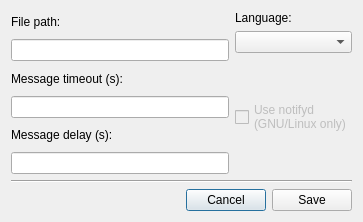
<?xml version="1.0" encoding="UTF-8"?>
<ui version="4.0">
 <class>Dialog</class>
 <widget class="QDialog" name="Dialog">
  <property name="windowModality">
   <enum>Qt::ApplicationModal</enum>
  </property>
  <property name="geometry">
   <rect>
    <x>0</x>
    <y>0</y>
    <width>363</width>
    <height>222</height>
   </rect>
  </property>
  <property name="windowTitle">
   <string>Preferences</string>
  </property>
  <property name="windowIcon">
   <iconset>
    <normaloff>icon.png</normaloff>icon.png</iconset>
  </property>
  <layout class="QVBoxLayout" name="verticalLayout_8">
   <item>
    <layout class="QHBoxLayout" name="horizontalLayout_2">
     <item>
      <layout class="QVBoxLayout" name="verticalLayout_6">
       <item>
        <layout class="QVBoxLayout" name="verticalLayout_3">
         <item>
          <widget class="QLabel" name="fileLabel">
           <property name="text">
            <string>File path:</string>
           </property>
          </widget>
         </item>
         <item>
          <widget class="QLineEdit" name="fileLineEdit">
           <property name="readOnly">
            <bool>true</bool>
           </property>
          </widget>
         </item>
        </layout>
       </item>
       <item>
        <layout class="QVBoxLayout" name="verticalLayout_4">
         <item>
          <widget class="QLabel" name="timeoutLabel">
           <property name="text">
            <string>Message timeout (s):</string>
           </property>
          </widget>
         </item>
         <item>
          <widget class="QLineEdit" name="timeoutLineEdit">
           <property name="text">
            <string/>
           </property>
          </widget>
         </item>
        </layout>
       </item>
       <item>
        <layout class="QVBoxLayout" name="verticalLayout_5">
         <item>
          <widget class="QLabel" name="delayLabel">
           <property name="text">
            <string>Message delay (s):</string>
           </property>
          </widget>
         </item>
         <item>
          <widget class="QLineEdit" name="delayLineEdit">
           <property name="text">
            <string/>
           </property>
          </widget>
         </item>
        </layout>
       </item>
      </layout>
     </item>
     <item>
      <layout class="QVBoxLayout" name="verticalLayout_7">
       <item>
        <layout class="QVBoxLayout" name="verticalLayout_2">
         <item>
          <widget class="QLabel" name="label_2">
           <property name="text">
            <string>Language:</string>
           </property>
          </widget>
         </item>
         <item>
          <widget class="QComboBox" name="comboBox"/>
         </item>
        </layout>
       </item>
       <item>
        <layout class="QVBoxLayout" name="verticalLayout">
         <item>
          <spacer name="verticalSpacer_2">
           <property name="orientation">
            <enum>Qt::Vertical</enum>
           </property>
           <property name="sizeHint" stdset="0">
            <size>
             <width>20</width>
             <height>40</height>
            </size>
           </property>
          </spacer>
         </item>
         <item>
          <widget class="QCheckBox" name="checkBox">
           <property name="enabled">
            <bool>false</bool>
           </property>
           <property name="text">
            <string>Use notifyd
(GNU/Linux only)</string>
           </property>
          </widget>
         </item>
         <item>
          <spacer name="verticalSpacer">
           <property name="orientation">
            <enum>Qt::Vertical</enum>
           </property>
           <property name="sizeHint" stdset="0">
            <size>
             <width>20</width>
             <height>40</height>
            </size>
           </property>
          </spacer>
         </item>
        </layout>
       </item>
      </layout>
     </item>
    </layout>
   </item>
   <item>
    <widget class="Line" name="line">
     <property name="orientation">
      <enum>Qt::Horizontal</enum>
     </property>
    </widget>
   </item>
   <item>
    <layout class="QHBoxLayout" name="horizontalLayout">
     <item>
      <spacer name="horizontalSpacer">
       <property name="orientation">
        <enum>Qt::Horizontal</enum>
       </property>
       <property name="sizeHint" stdset="0">
        <size>
         <width>40</width>
         <height>20</height>
        </size>
       </property>
      </spacer>
     </item>
     <item>
      <widget class="QPushButton" name="cancelPushButton">
       <property name="text">
        <string>Cancel</string>
       </property>
      </widget>
     </item>
     <item>
      <widget class="QPushButton" name="savePushButton">
       <property name="text">
        <string>Save</string>
       </property>
      </widget>
     </item>
    </layout>
   </item>
  </layout>
 </widget>
 <resources/>
 <connections/>
</ui>
